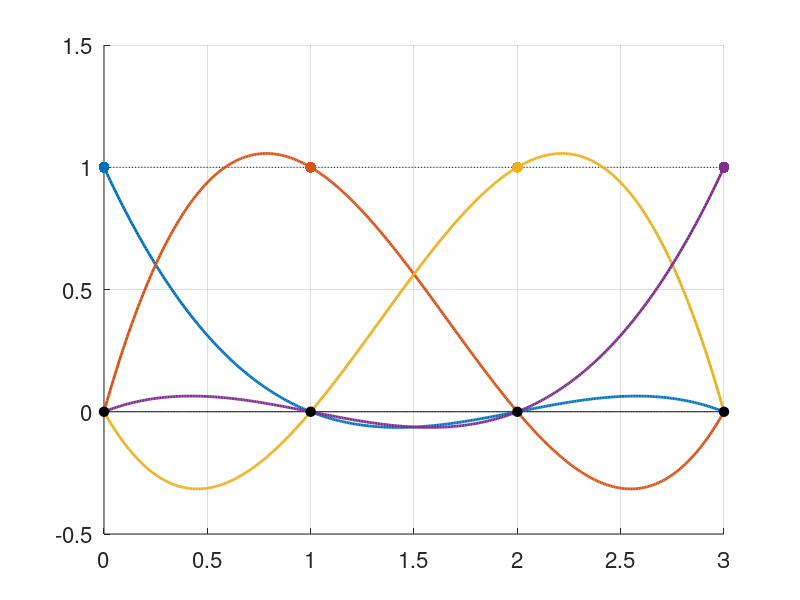
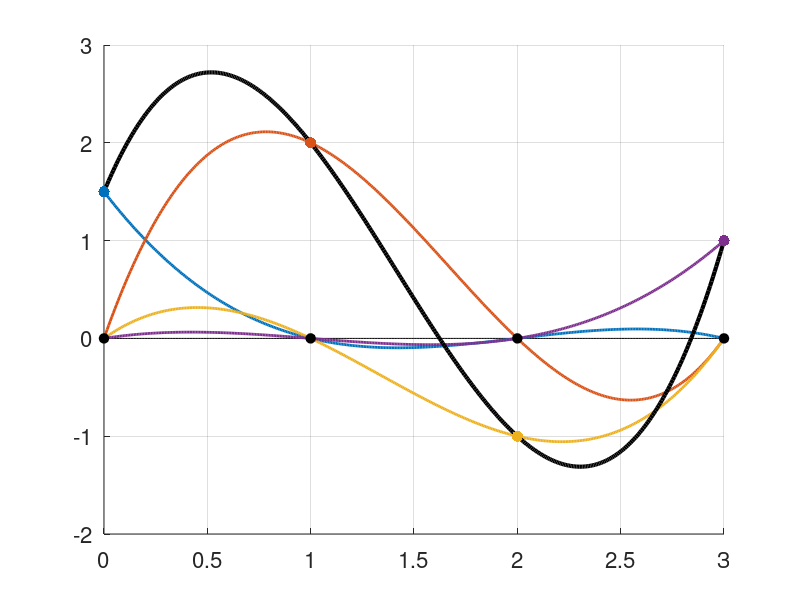

Write the MATLAB code that produced these figures, in order. (Note: this script raises an error after producing the figures.)
close all; addpath ../
n = 400;
xstart = 0;
xstop = 3;
p = 3;
x = linspace(xstart,xstop,n);
t = linspace(xstart,xstop,p+1);
points = [1.5,2,-1,1] %rand(1,p+1)*5-2;
L = ones(p+1,n);


for i = 1:p+1           % Bases
    for j = 1:p+1       % Parameters
        if j~= i
            L(i,:) = L(i,:).*(x-t(j))/(t(i)-t(j));
        end
    end
end

close all
figure(1)
hold on
grid on

colors = get(gca, 'ColorOrder');

plot(x,zeros(size(x)),'k')
plot(x,ones(size(x)),':k')
plot(x,L,'linewidth',2)

for basis = 1:p+1
    plot(t(basis),1,'o', 'MarkerEdgeColor', 'none','MarkerFaceColor', colors(basis,:), 'MarkerSize',8);
    plot(t(basis),0,'ok','MarkerFaceColor', 'auto', 'MarkerSize',7);
end

set(gca,'fontsize',16)

figure(2)
hold on
grid on
colors = get(gca, 'ColorOrder');

plot(x,zeros(size(x)),'k')
plot(x,L.*repmat(points',1,n),'linewidth',2)
plot(x,points*L, 'k','linewidth',3)

for basis = 1:p+1
    plot(t(basis),points(basis),'o', 'MarkerEdgeColor', 'none','MarkerFaceColor', colors(basis,:), 'MarkerSize',8);
    plot(t(basis),0,'ok','MarkerFaceColor', 'auto', 'MarkerSize',7);
end

set(gca,'fontsize',16)



%%%%%%%%%%%%%%%%%%%%%%%%%%%%%%%%%%%
% Samme figur i Bernstein
%%%%%%%%%%%%%%%%%%%%%%%%%%%%%%%%%%%%


xb = linspace(0,1,n);
B = BernsteinBasis(p,xb);



figure(3)
hold on
grid on
colors = get(gca, 'ColorOrder');
set(gca,'fontsize',16)

plot(x,zeros(size(x)),'k')
plot(x,ones(size(x)),':k')
plot(x,B,'linewidth',2)

% for basis = 1:p+1
%     %plot(t(basis),1,'o', 'MarkerEdgeColor', 'none','MarkerFaceColor', colors(basis,:), 'MarkerSize',8);
%     plot(t(basis),0,'ok','MarkerFaceColor', 'auto', 'MarkerSize',7);
% end



figure(4)
hold on
grid on
colors = get(gca, 'ColorOrder');
set(gca,'fontsize',12)

plot(x,zeros(size(x)),'k')
plot(x,B.*repmat(points',1,n),'linewidth',2)
plot(x,points*B, 'k','linewidth',3)

for basis = 1:p+1
    plot(t(basis),points(basis),'o', 'MarkerEdgeColor', 'k','MarkerFaceColor', colors(basis,:), 'MarkerSize',8);
    %plot(t(basis),0,'ok','MarkerFaceColor', 'auto', 'MarkerSize',7);
end


i